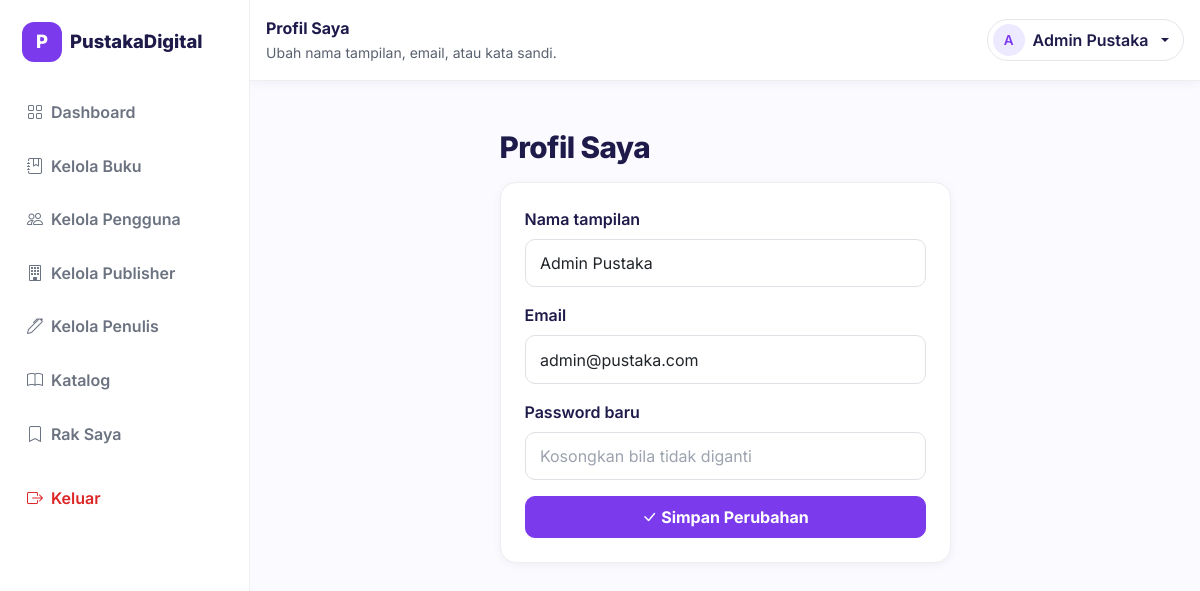
/public/profile.php (signed in), run on the app's committed database.
### tables this page shows
CREATE TABLE `users` (
  `user_id` int UNSIGNED NOT NULL,
  `email` varchar(100) NOT NULL,
  `password_hash` varchar(255) NOT NULL,
  `display_name` varchar(100) NOT NULL,
  `role` enum('admin','member') NOT NULL DEFAULT 'member',
  `is_active` tinyint(1) NOT NULL DEFAULT '1',
  `created_at` timestamp NOT NULL DEFAULT CURRENT_TIMESTAMP
);

### includes/db.php (called while the page is built, shortened)
<?php
require_once __DIR__ . '/config.php';
try {
    $koneksi = new mysqli(DB_HOST, DB_USER, DB_PASS, DB_NAME);
    $koneksi->set_charset('utf8mb4');
} catch (mysqli_sql_exception $e) {
    http_response_code(500);
    exit('Koneksi database gagal. Impor database/optl_pustaka.sql lewat phpMyAdmin lalu cek includes/config.php.');
}
function q(string $sql, array $params = []): mysqli_stmt
{
    global $koneksi;
    $stmt = $koneksi->prepare($sql);
    if ($params) {
        $stmt->bind_param(str_repeat('s', count($params)), ...$params);
    }
    $stmt->execute();
    return $stmt;
}
function row(string $sql, array $params = []): ?array
{
    return q($sql, $params)->get_result()->fetch_assoc() ?: null;
}
function e(mixed $nilai): string
{
    return htmlspecialchars((string) $nilai, ENT_QUOTES, 'UTF-8');
}

### includes/auth_guard.php (called while the page is built, shortened)
<?php
require_once __DIR__ . '/db.php';
function akun(): ?array
{
    static $akun = false;
    if ($akun !== false) {
        return $akun;
    }
    $id = $_SESSION['user_id'] ?? null;
    $user = row(
        'SELECT user_id AS id, display_name AS nama, email, role, is_active
         FROM users WHERE user_id = ?',
        [$id]
    );
    return $akun = $user;
}
function wajib_login(): void
{
    if (!akun()) {
        header('Location: ' . url('login.php?next=' . urlencode(url_sekarang())));
        exit;
    }
}

### includes/config.php (called while the page is built, shortened)
<?php
function url(string $path = ''): string
{
    return BASE_URL . '/' . ltrim($path, '/');
}

### public/profile.php (the view, shortened to what this page needs)
<?php
require __DIR__ . '/../includes/auth_guard.php';
wajib_login();
$gagal = (string) ($_GET['gagal'] ?? '');
require __DIR__ . '/../includes/partials/head.php';
require __DIR__ . '/../includes/partials/sidebar.php';
echo '<div class="main-with-sidebar">';
$judulTopbar = 'Profil Saya';
$subTopbar = 'Ubah nama tampilan, email, atau kata sandi.';
require __DIR__ . '/../includes/partials/app_topbar.php';
?>
<main class="container py-4 py-lg-5">
    <div class="row justify-content-center">
        <div class="col-lg-6 col-md-8">
            <h1 class="page-title page-title-sm mb-3">Profil Saya</h1>
            <div class="card-clean p-4">
                <form method="post" action="<?= url('profile.php') ?>">
                    <div class="mb-3">
                        <label class="form-label fw-semibold" for="display_name">Nama tampilan</label>
                        <input id="display_name" name="display_name" type="text"
                            class="form-control<?= $gagal === 'nama' ? ' is-invalid' : '' ?>"
                            value="<?= e($user['nama']) ?>" maxlength="100" required>
                    </div>
                    <div class="mb-3">
                        <label class="form-label fw-semibold" for="email">Email</label>
                        <input id="email" name="email" type="email"
                            class="form-control<?= $gagal === 'email' ? ' is-invalid' : '' ?>"
                            value="<?= e($user['email']) ?>" autocomplete="email" required>
                    </div>
                    <div class="mb-3">
                        <label class="form-label fw-semibold" for="password">Password baru</label>
                        <input id="password" name="password" type="password"
                            class="form-control<?= $gagal === 'password' ? ' is-invalid' : '' ?>"
                            placeholder="Kosongkan bila tidak diganti" autocomplete="new-password">
                    </div>
                    <button class="btn btn-ungu w-100 py-2">
                        <i class="bi bi-check-lg me-1" aria-hidden="true"></i>
                        Simpan Perubahan
                    </button>
                </form>
            </div>
        </div>
    </div>
</main>
</div>
</body>
</html>

### includes/partials/app_topbar.php (shortened to what this page needs)
<?php
$user = akun();
?>
<header class="topbar p-3">
    <div class="d-flex align-items-center gap-3">
        <div>
            <b class="topbar-title"><?= e($judulTopbar ?? '') ?></b>
            <div class="small text-secondary topbar-sub"><?= e($subTopbar ?? '') ?></div>
        </div>
        <div class="ms-auto d-flex align-items-center gap-2">
            <div class="dropdown">
                <button type="button" class="btn btn-akun dropdown-toggle" data-bs-toggle="dropdown"
                    aria-expanded="false" aria-label="Menu akun <?= e($user['nama']) ?>">
                    <span class="avatar" aria-hidden="true"><?= e(mb_strtoupper(mb_substr($user['nama'], 0, 1))) ?></span>
                    <span class="nama-akun"><?= e($user['nama']) ?></span>
                </button>
            </div>
        </div>
    </div>
</header>

### public/assets/css/root.css (style rules this page uses)
:root { --ungu: #7C3AED; --ungu-muda: #EDE9FE; --merah: #EF4444; --biru: #0EA5E9; --gelap: #1E1B4B; --abu: #6B7280; --bg: #FBFAFF; --biru-muda: #E0F2FE; --merah-muda: #FEE2E2; --biru-tua: #0369A1; --merah-tua: #DC2626; --hijau-tua: #15803D; --surface-mati: #EAEAF0; --bs-secondary-rgb: 90, 98, 112; --radius-sm: 10px; --radius: 12px; --radius-lg: 16px; --radius-pill: 999px; --shadow-sm: 0 2px 10px rgba(30, 27, 75, .05); --shadow: 0 8px 24px rgba(30, 27, 75, .08); --shadow-lg: 0 16px 40px rgba(30, 27, 75, .13); --ring: 0 0 0 3px rgba(124, 58, 237, .16); --transition: .2s ease; }
* { box-sizing: border-box; }
html { scroll-padding-top: 84px; }
body { font-family: Inter, system-ui, -apple-system, "Segoe UI", sans-serif; background: var(--bg); color: var(--gelap); font-size: 1rem; line-height: 1.6; -webkit-font-smoothing: antialiased; }
h1, h2, h3, h4, h5, h6 { letter-spacing: -.02em; line-height: 1.25; }
h1, h2, h3 { text-wrap: balance; }
.navbar .btn-akun, .topbar .btn-akun { display: inline-flex; align-items: center; gap: .5rem; padding: .25rem .9rem .25rem .3rem; border: 1px solid #E5E5EC; border-radius: var(--radius-pill); background: #fff; color: var(--gelap); font-weight: 600; }
.navbar .btn-akun .avatar, .topbar .btn-akun .avatar { width: 32px; height: 32px; flex: 0 0 32px; font-size: .85rem; }
.navbar .btn-akun .nama-akun, .topbar .btn-akun .nama-akun { max-width: 9rem; overflow: hidden; text-overflow: ellipsis; white-space: nowrap; }
.btn { display: inline-flex; align-items: center; justify-content: center; transition: background-color var(--transition), border-color var(--transition), color var(--transition), box-shadow var(--transition), transform .1s ease; }
.btn-ungu { background: var(--ungu); border-color: var(--ungu); color: #fff; font-weight: 700; border-radius: var(--radius-sm); }
.page-title { font-weight: 800; color: var(--gelap); }
h1.page-title { font-size: clamp(1.5rem, 1.15rem + 1.5vw, 2.5rem); }
h1.page-title-sm { font-size: clamp(1.35rem, 1.12rem + .98vw, 2rem); }
.form-control, .form-select { border-radius: var(--radius-sm); padding: .7rem .9rem; }
.form-control::placeholder { color: #9CA3AF; }
.form-label { margin-bottom: .4rem; }
.card-clean { border: 1px solid #eee; border-radius: var(--radius-lg); background: #fff; box-shadow: var(--shadow-sm); }
.main-with-sidebar { margin-left: 250px; min-height: 100vh; }
.main-with-sidebar > main.container { max-width: 100%; }
.topbar { position: sticky; top: 0; z-index: 1020; background: #fff; border-bottom: 1px solid #eee; box-shadow: var(--shadow-sm); }
.topbar .topbar-title { display: block; white-space: nowrap; overflow: hidden; text-overflow: ellipsis; }
.avatar { width: 38px; height: 38px; flex: 0 0 38px; border-radius: var(--radius-pill); background: var(--ungu-muda); color: var(--ungu); display: inline-flex; align-items: center; justify-content: center; }

### data on the page
users: display_name "A", display_name "Admin Pustaka", email "admin@pustaka.com"

### other printed values
$judulTopbar "Profil Saya"
$subTopbar "Ubah nama tampilan, email, atau kata sandi."
